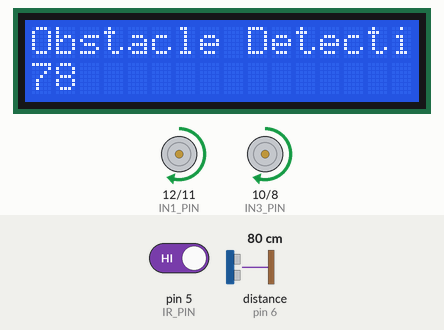
The sketch below on a simulated Arduino Leonardo, built with avr-gcc and run on an emulated ATmega32U4. Parts: 16×2 character LCD, motor-driver pin pairs drawn as motors (green arrow = first pin HIGH = forward, orange = second pin HIGH = backward, longer = more drive, scaled by the enable pin). Wiring (inferred from the names in the program): ultrasonic range finder: trigger pin 7; echo pin 6. The inputs (shaded band) are chosen by the test bench; at power-on: distance to the obstacle (sensor on pin 6) 80 cm, pin 5 (IR_PIN) HIGH. The echo pulse lasts 58.3 µs per cm; what the sketch prints to the serial monitor is not drawn.

Above: at 1.2 s.
1.3 s: distance to the obstacle (sensor on pin 6) set to 299 cm
At 2.2 s:
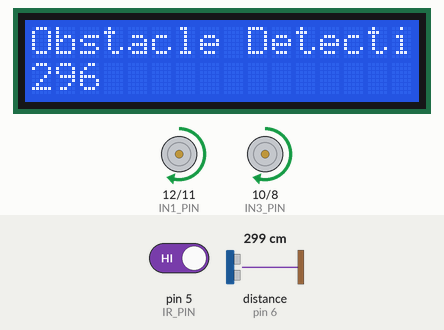
4.3 s: distance to the obstacle (sensor on pin 6) set to 35 cm
At 4.8 s:
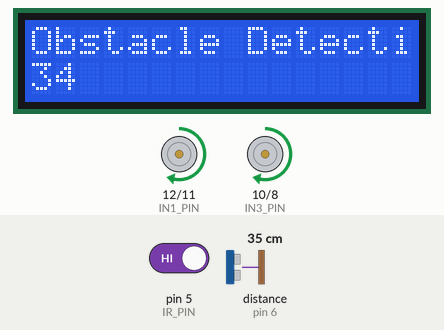
7.3 s: distance to the obstacle (sensor on pin 6) set to 60 cm
At 8.2 s:
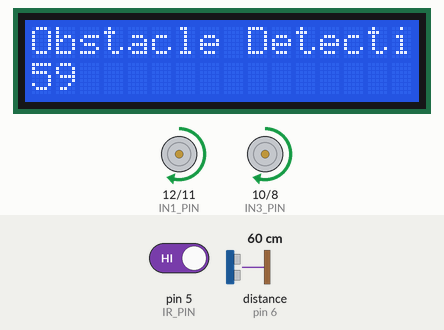
10.3 s: pin 5 (IR_PIN) driven LOW
At 11.1 s:
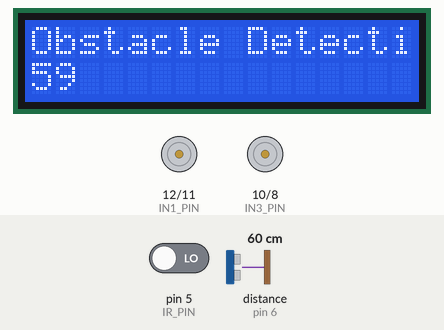
12.2 s: pin 5 (IR_PIN) driven HIGH
At 13.7 s:
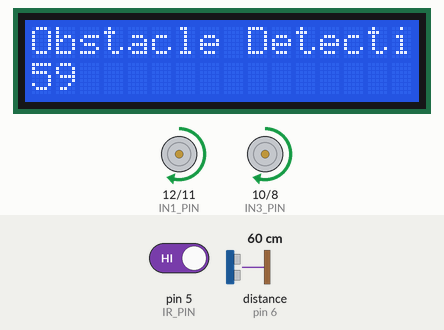
14.0 s: distance to the obstacle (sensor on pin 6) set to 250 cm
At 14.7 s:
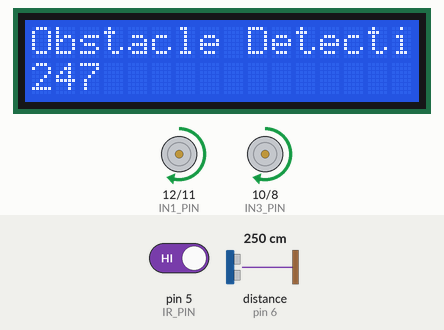
Timing chart, 0 to 17.0 s (numbered marks = the images above; inputs shaded):
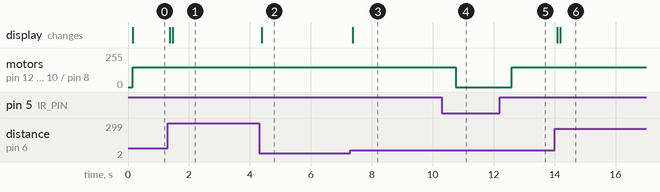

Measured:
- after the input at 1.3 s, the display: first changes after 0.07 s (image 1 shows a later state)
- after the input at 4.3 s, the display: changes after 0.09 s (image 2)
- after the input at 7.3 s, the display: changes after 0.08 s (image 3)
- after the input at 10.3 s, motor on pin 12 (IN1_PIN) / pin 11 (IN2_PIN), motor on pin 10 (IN3_PIN) / pin 8 (IN4_PIN): forward 150/255 → stopped after 0.46 s
- after the input at 12.2 s, motor on pin 12 (IN1_PIN) / pin 11 (IN2_PIN), motor on pin 10 (IN3_PIN) / pin 8 (IN4_PIN): stopped → forward 150/255 after 0.40 s
- after the input at 14.0 s, the display: first changes after 0.09 s (image 6 shows a later state)

The sketch:

obstacle_detection.ino
```cpp
#include <Wire.h>
#include <LiquidCrystal_I2C.h>

// Motor A (Left Motor)
#define ENA_PIN 13   // PWM
#define IN1_PIN 12  // Forward
#define IN2_PIN 11   // Backward


// Motor B (Right Motor)
#define ENB_PIN 9    // PWM
#define IN3_PIN 10  // Forward
#define IN4_PIN 8   // backward

// Ultrasonic Sensor
#define TRIG_PIN 7
#define ECHO_PIN 6

#define IR_PIN 5   // IR sensor OUT -> D5 (Leonardo)


// --- tuning values (adjust to your car) ---
const int SPEED_MOVE = 150;
const int SPEED_TURN = 150;

const int TURN_TIME_MS = 500;     // how long a "right try" turn is
const int PAUSE_MS     = 500;     // small pause between actions

// If unsure, run I2C Scanner
LiquidCrystal_I2C lcd(0x27, 16, 2);

const int OBSTACLE_CM  = 20;
const int MAX_DISTANCE = 400;


long distanceMeasure();
void forward(int speedVal);
void backward(int speedVal);
void turnLeft(int speedVal);
void turnRight(int speedVal);
void stopMotors();
long averDistance();
void display(long data);
void smartAvoid();


void setup() {
  // put your setup code here, to run once:
  Serial.begin(9600);
  Wire.begin();         // Start I2C communication
  lcd.init();           // Initialize LCD
  lcd.backlight();      // Turn on backlight

  pinMode(TRIG_PIN, OUTPUT);
  pinMode(ECHO_PIN, INPUT);
  pinMode(ENA_PIN, OUTPUT);
  pinMode(IN1_PIN, OUTPUT);
  pinMode(IN2_PIN, OUTPUT);

  pinMode(ENB_PIN, OUTPUT);
  pinMode(IN3_PIN, OUTPUT);
  pinMode(IN4_PIN, OUTPUT);
  pinMode(IR_PIN, INPUT);
  lcd.setCursor(0, 0);
  lcd.print("LCD Connected!");

  lcd.setCursor(0, 1);
  lcd.print("Leonardo I2C");

  stopMotors();

}

void loop() {
  // put your main code here, to run repeatedly:
  long dist = averDistance();
  int s = digitalRead(IR_PIN);

  Serial.print("Distance: ");
  Serial.print(dist);
  Serial.println(" cm");
  if (s == LOW){
    delay(400);
    stopMotors();
  }else{
      if (dist > 0 && dist < OBSTACLE_CM) {
      smartAvoid();
    } else {
  display(dist);
  forward(150);
  }
  }


}


void smartAvoid() {
  stopMotors();
  delay(PAUSE_MS);

  // 1) Try RIGHT
  turnRight(SPEED_TURN);
  delay(TURN_TIME_MS);
  stopMotors();
  delay(PAUSE_MS);

  long dRight = averDistance();
  display(dRight);
  delay(100);

  // If right is also blocked, go LEFT twice (net: ends facing left)
  if (dRight > 0 && dRight < OBSTACLE_CM) {
    // turn left for 2x time (right + 2*left => net left)
    turnLeft(SPEED_TURN);
    delay(TURN_TIME_MS * 2);
    stopMotors();
    delay(PAUSE_MS);
  }

  // move forward after choosing direction
  forward(SPEED_MOVE);
}

void display(long data){
  lcd.clear();
  lcd.setCursor(0, 0);
  lcd.print("Obstacle Detection!");

  lcd.setCursor(0, 1);
  lcd.print(data);
}


// One raw measurement with timeout + clamp
long distanceMeasure() {
  digitalWrite(TRIG_PIN, LOW);
  delayMicroseconds(2);
  digitalWrite(TRIG_PIN, HIGH);
  delayMicroseconds(10);
  digitalWrite(TRIG_PIN, LOW);

  long duration = pulseIn(ECHO_PIN, HIGH, 20000);  // timeout

  if (duration == 0) {
    return MAX_DISTANCE;              // timeout → treat as very far
  }

  long distance = duration * 0.034 / 2;  // cm

  if (distance > MAX_DISTANCE) {
    distance = MAX_DISTANCE;
  }
  return distance;
}

// Simple smoothing: 3 samples, ignore 400s, average others
long averDistance() {
  const int N = 3;
  long sum = 0;
  int count = 0;

  for (int i = 0; i < N; i++) {
    long d = distanceMeasure();
    if (d > 0 && d < MAX_DISTANCE) {  // ignore 400 (error)
      sum += d;
      count++;
    }
    delay(10);  // small gap between pings
  }

  if (count == 0) {
    return MAX_DISTANCE;  // all were bad
  }
  return sum / count;     // average of valid readings
}


void forward(int speedVal) {
  digitalWrite(IN1_PIN, HIGH);
  digitalWrite(IN2_PIN, LOW);
  analogWrite(ENA_PIN, speedVal);

  digitalWrite(IN3_PIN, HIGH);
  digitalWrite(IN4_PIN, LOW);
  analogWrite(ENB_PIN, speedVal);
}


void backward(int speedVal) {
  digitalWrite(IN1_PIN, LOW);
  digitalWrite(IN2_PIN, HIGH);
  analogWrite(ENA_PIN, speedVal);

  digitalWrite(IN3_PIN, LOW);
  digitalWrite(IN4_PIN, HIGH);
  analogWrite(ENB_PIN, speedVal);
}

void turnLeft(int speedVal) {
  digitalWrite(IN1_PIN, LOW);
  digitalWrite(IN2_PIN, HIGH);
  analogWrite(ENA_PIN, speedVal);

  digitalWrite(IN3_PIN, HIGH);
  digitalWrite(IN4_PIN, LOW);
  analogWrite(ENB_PIN, speedVal);
}

void turnRight(int speedVal) {
  digitalWrite(IN1_PIN, HIGH);
  digitalWrite(IN2_PIN, LOW);
  analogWrite(ENA_PIN, speedVal);

  digitalWrite(IN3_PIN, LOW);
  digitalWrite(IN4_PIN, HIGH);
  analogWrite(ENB_PIN, speedVal);
}

void stopMotors() {
  analogWrite(ENA_PIN, 0);
  analogWrite(ENB_PIN, 0);

  digitalWrite(IN1_PIN, LOW);
  digitalWrite(IN2_PIN, LOW);
  digitalWrite(IN3_PIN, LOW);
  digitalWrite(IN4_PIN, LOW);
}
```
